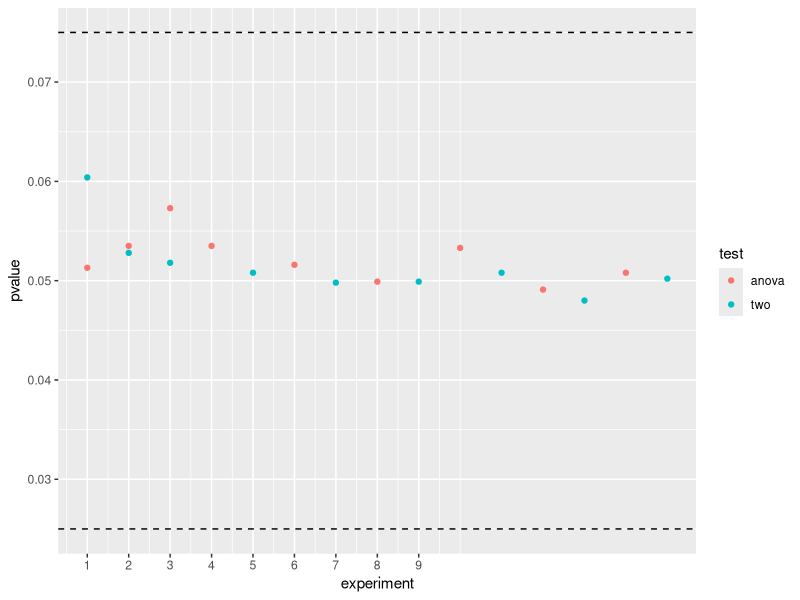

This chart was generated by the following R code: (Note: this script raises an error after producing the figure.)
library(ggplot2)

difSamples <- read.csv("variedSamples.csv")

p1 <- ggplot(difSamples, aes(y=pvalue, x=experiment, col=test)) + 
  geom_point()

p1 + geom_hline(yintercept = c(0.025,0.075), linetype='dashed')+
  scale_x_continuous(breaks = seq(1,9, by=1))

################ graph with same sample sizes, diff SD#######
sameSamples <- read.csv("sameSampleSize.csv")

p2 <- ggplot(sameSamples, aes(y=pvalue, x=experiment, col=test)) + 
  geom_point()

p2 + geom_hline(yintercept = c(0.025,0.075), linetype='dashed')+
  scale_x_continuous(breaks = seq(1,9, by=1))
############## graph with diff sample sizes and SD #########
comboSizeSD <- read.csv("difSampleSD.csv")

p3 <- ggplot(comboSizeSD, aes(y=pvalue, x=experiment, col=test)) + 
  geom_point()

p3 + geom_hline(yintercept = c(0.025,0.075), linetype='dashed') +
  scale_x_continuous(breaks = seq(1,12, by=1))

